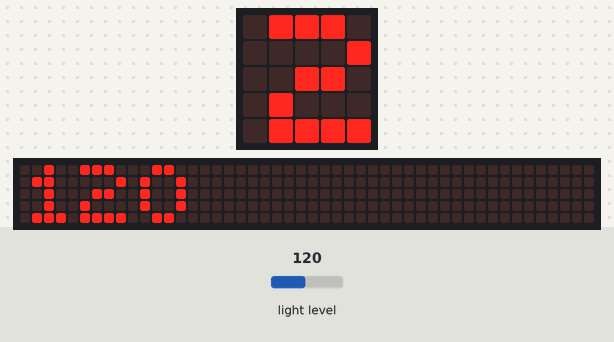
Bench run of a program on a simulated BBC micro:bit running MicroPython. Shown: the board's 5×5 LED display, a strip that is not on the board, showing the scrolling text unrolled. Inputs (shaded band) come from the test bench; at power-on: light level 120. The 48×5 strip is a reading aid, not a part: it shows the text the display is scrolling, unrolled, one strip-width of it at a time.

Above: at 1.27 s.
1.3 s: light level set to 5
At 3.42 s:
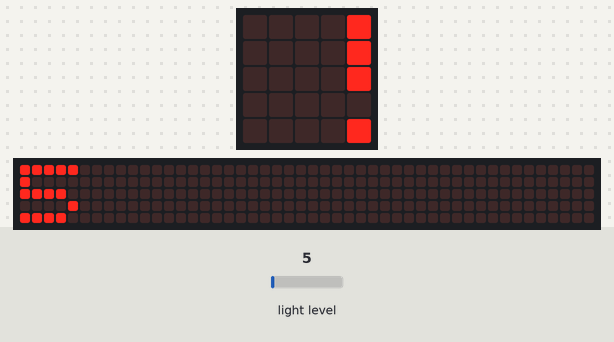
9.6 s: light level set to 64
At 11.42 s:
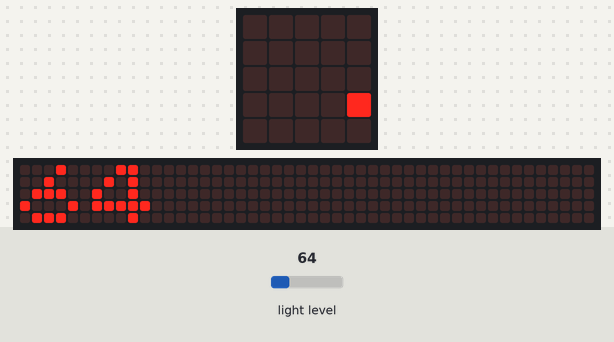
13.9 s: light level set to 128
At 14.32 s:
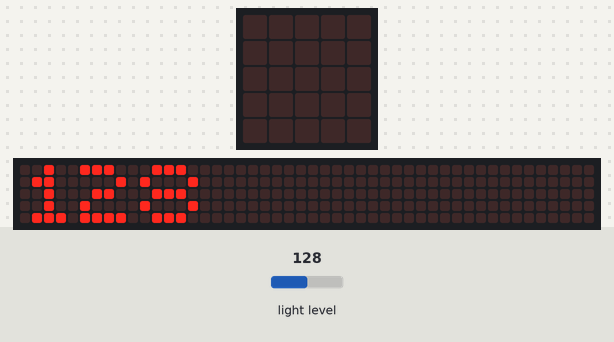

The program:

01_05_valo.py
```python
# 01_05_valo.py
from microbit import *

# kaikki loopin sisään, jotta valon määrää tarkistetaan koko ajan
while True:
    # luetaan valon määrää ja asetetaan se muuttujan arvoksi
    valo = display.read_light_level()
    display.scroll(valo)
    sleep(500)
```
